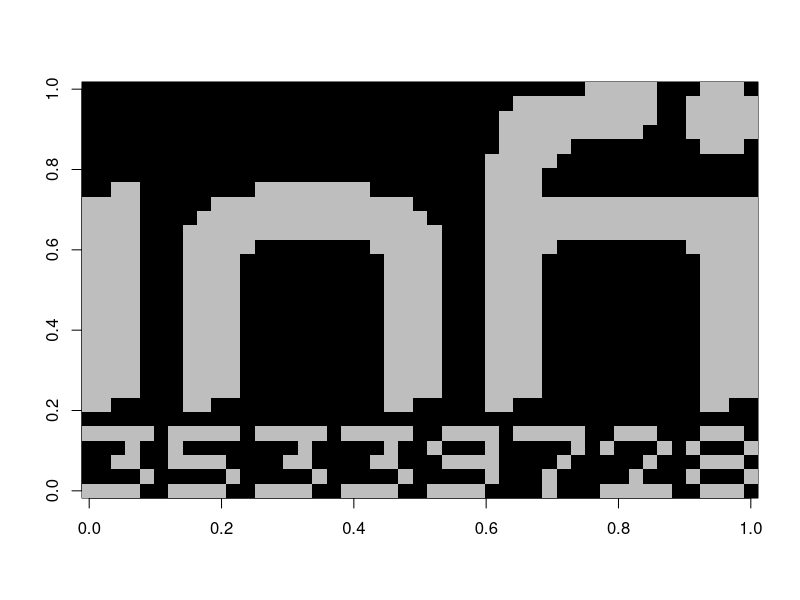

R code for this plot:
# read input
raw_input <- readChar("input.txt", file.size("input.txt"))

# parse input to coordinates and instructions
input <- strsplit(raw_input, ",|\\]\\[|\\]\\(|\\)\\(")[[1]]
input[1] <- gsub("\\[", "", input[1])
input[length(input)] <- gsub("\\)", "", input[length(input)])
input <- as.numeric(input)

# get number of robots
N <- length(gregexpr("\\[", raw_input)[[1]])

# set initial robot state (global variable)
robots <- data.frame(x = input[2*(1:N) - 1], y = input[2*(1:N)])

# form the command list
cmds <- data.frame(robot = 1:N,
                   dx = input[2*((N + 1):(length(input) / 2)) - 1], 
                   dy = input[2*((N + 1):(length(input) / 2))])

# apply commands to robots
res <- as.data.frame(t(apply(cmds, 1, function(cmdline) {
  robots.old <- robots
  robots[cmdline[1], ] <<- robots[cmdline[1], ] + cmdline[2:3]  # ugh! modify global state...
  crowd <- sum(duplicated(robots))
  return(c(as.numeric(t(robots.old)), as.numeric(t(robots)), crowd))
})))
names(res) <- c(paste0(c("x", "y"), rep(1:N, each = 2), "_i"),
                paste0(c("x", "y"), rep(1:N, each = 2), "_f"),
                "crowd")

# final result
cat("Number of times it's a crowd =", nrow(res[res$crowd == N - 1 & (cmds$dx != 0 | cmds$dy != 0), ]), "\n")

# decode secret message
xres <- max(res[, 2*(1:N) - 1]) + 1
yres <- max(res[, 2*(1:N)]) + 1
image <- matrix(0, ncol = xres, nrow = yres)
for (i in 1:nrow(res)) { 
  if (res$crowd[i] > 1) {
    x <- res$x1_i[i] + 1
    y <- yres - res$y1_i[i]   # flip Y
    image[y, x] <- res$crowd[i]
  }
}
image(t(image), col = c("black", "gray"))
